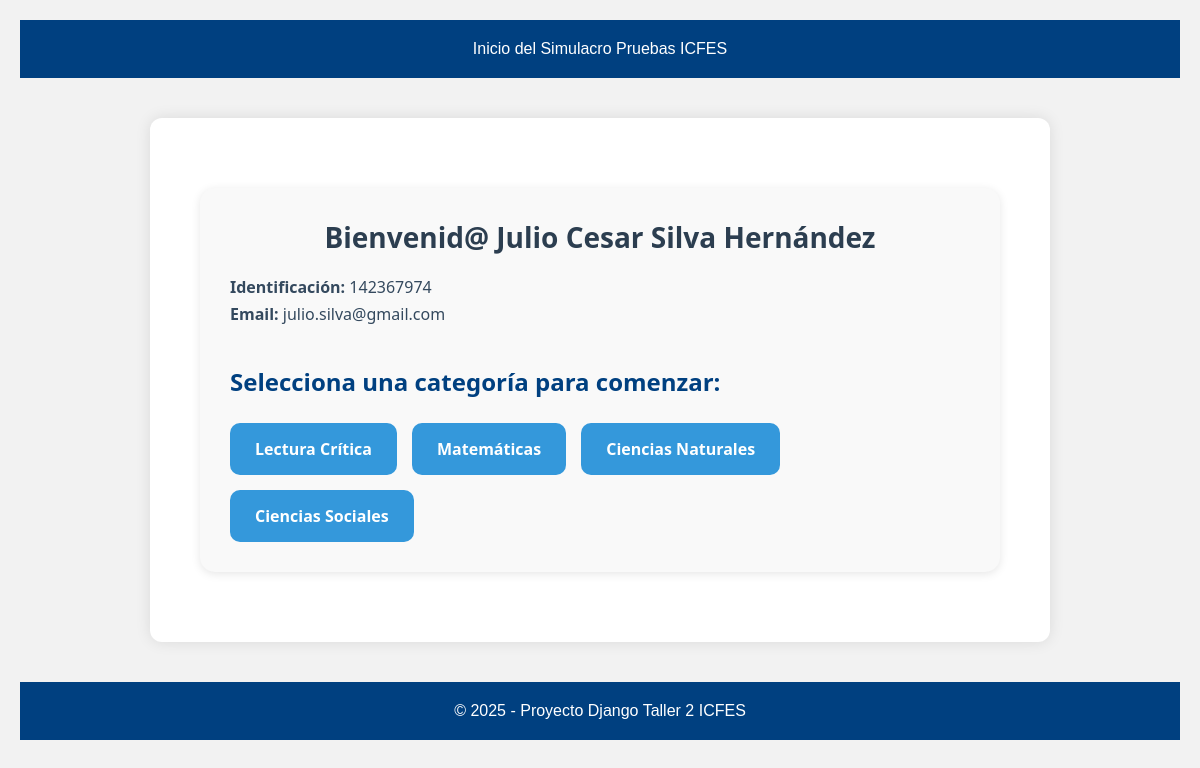
The app's page /simulacro/12/ with its own data.
### examenes/models.py (models this page shows, shortened)
class User(models.Model):
    nombre = models.CharField(max_length=100)
    documento = models.CharField(max_length=20, unique=True)  # Cédula o TI
    correo = models.EmailField(unique=True)
    colegio = models.CharField(max_length=100, blank=True)
    grado = models.CharField(max_length=50, blank=True)
    ya_presento = models.BooleanField(default=False)
    class Meta:
        verbose_name_plural = "Usuarios"

class Category(models.Model):
    nombre = models.CharField(max_length=100)
    class Meta:
        verbose_name_plural = "Categorias"

### examenes/views.py (the view, shortened to what this page needs)
# urls.py: path('simulacro/<int:estudiante_id>/', views.simulacro_view, name='simulacro'),
def simulacro_view(request, estudiante_id):
    estudiante = get_object_or_404(User, id=estudiante_id)
    categorias = Category.objects.all()
    if 'estudiante_id' not in request.session or request.session['estudiante_id'] != estudiante.id:
        request.session['estudiante_id'] = estudiante.id
        request.session['categorias_respondidas'] = []
        request.session['respuestas_parciales'] = {}
        request.session['examen_guardado'] = False
        request.session.modified = True
    respondidas = request.session.get("categorias_respondidas", [])
    return render(request, 'simulacro.html', {
        'estudiante': estudiante,
        'categorias': categorias,
        'respondidas': respondidas,
    })

### examenes/templates/simulacro.html
{% extends 'base.html' %}
{% block container %}
<header>Inicio del Simulacro Pruebas ICFES</header>
<div class="icfes">
    <div class="info">
        <div class="simulacro-contenedor">
            <h1>Bienvenid@ {{ estudiante.nombre }} {{ estudiante.apellido }}</h1>
            <p><strong>Identificación:</strong> {{ estudiante.documento }}</p>
            <p><strong>Email:</strong> {{ estudiante.correo }}</p>
            <h2>Selecciona una categoría para comenzar:</h2>
            <div class="categorias-lista">
                {% for categoria in categorias %}
                    {% if categoria.id in respondidas %}
                        <button class="boton-categoria" disabled>{{ categoria.nombre }} (Respondida)</button>
                    {% else %}
                        <a class="boton-categoria" href="{% url 'ver_preguntas_categoria' estudiante.id categoria.id %}">
                            {{ categoria.nombre }}
                        </a>
                    {% endif %}
                {% endfor %}
            </div>
        </div>
    </div>
</div>
{% endblock %}

### examenes/static/css/style.css (style rules this page uses)
* { margin: 0; padding: 0; box-sizing: border-box; }
body { font-family: Arial, sans-serif; background-color: #f2f2f2; color: #333; padding: 20px; }
header, footer { text-align: center; padding: 20px; background-color: #004080; color: white; margin-bottom: 20px; }
h1 { font-size: 1.8em; }
h2 { color: #004080; margin-top: 40px; margin-bottom: 10px; }
.icfes { display: flex; flex-wrap: wrap; align-items: flex-start; background-color: white; margin-bottom: 30px; border-radius: 10px; box-shadow: 0 2px 6px rgba(0,0,0,0.1); padding: 15px; gap: 20px; }
.info { flex: 1; min-width: 250px; }
.simulacro-contenedor { background-color: #f9f9f9; padding: 30px; margin: 40px auto; max-width: 800px; border-radius: 15px; box-shadow: 0px 2px 10px rgba(0, 0, 0, 0.1); }
.simulacro-contenedor h1 { font-size: 28px; margin-bottom: 15px; color: #2c3e50; }
.simulacro-contenedor p { font-size: 18px; margin: 5px 0; }
.categorias-lista { display: flex; flex-wrap: wrap; gap: 15px; margin-top: 25px; }
.boton-categoria { padding: 15px 25px; background-color: #3498db; color: white; border-radius: 10px; text-decoration: none; font-weight: bold; transition: 0.3s; }
.icfes { max-width: 900px; margin: 40px auto; padding: 30px; background-color: #ffffff; border-radius: 12px; box-shadow: 0 0 15px rgba(0,0,0,0.1); font-family: 'Segoe UI', sans-serif; }
.simulacro-contenedor h1 { text-align: center; color: #2c3e50; margin-bottom: 20px; }
.simulacro-contenedor p { font-size: 16px; color: #34495e; }

### records on screen
User: nombre "Julio Cesar Silva Hernández", documento "142367974", correo "julio.silva@gmail.com"
Category: nombre "Lectura Crítica"
Category: nombre "Matemáticas"
Category: nombre "Ciencias Naturales"
Category: nombre "Ciencias Sociales"
